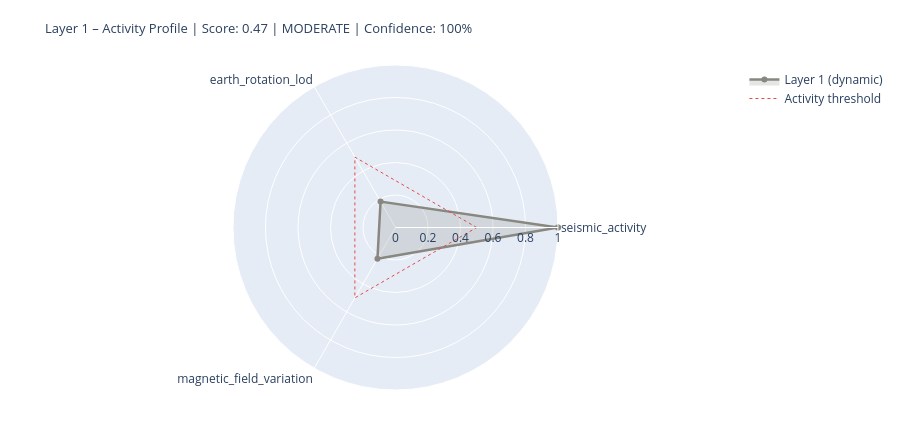

Notebook code for this chart:
### Markdown cell above
---
## 5. State Assessment & Handoff to Layer 2

### Code cell
# ============================================================
# LAYER 1 SCORE
# Three dynamic components only (conductivity = static baseline)
# ============================================================

def norm(v, lo, hi):
    if v is None: return None
    return max(0.0, min(1.0, (v - lo) / (hi - lo)))

# --- Seismic Activity ---
seis_score_val = None
seis_source    = 'missing'
if df_seis is not None and not df_seis.empty:
    n_events = len(df_seis)
    max_mag  = df_seis['mag'].max()
    n_strong = (df_seis['mag'] >= 6.0).sum()
    seis_score_val = norm(n_events * 0.5 + max_mag * 5 + n_strong * 10, 0, 120)
    seis_source = 'primary'

# --- Earth Rotation (LOD anomaly) ---
lod_score_val = None
lod_now       = None
lod_source    = 'missing'
if df_iers is not None and lod_col:
    lod_now       = float(df_iers[lod_col].iloc[-1])
    lod_score_val = norm(abs(lod_now), 0, 3.0)
    lod_source    = 'primary'
elif raw.get('iers_synthetic_lod') is not None:
    lod_now       = raw['iers_synthetic_lod']
    lod_score_val = norm(abs(lod_now), 0, 3.0)
    lod_source    = 'estimated_seasonal'
    print(f'  LOD estimate: {lod_now:+.3f} ms  [estimated_seasonal]')

# --- Magnetic Field Variation (Kp as dynamic proxy) ---
mag_score_val = None
kp_val        = None
mag_source    = 'missing'
if df_geomag is not None and not df_geomag.empty:
    kp_val        = float(df_geomag['kp'].iloc[-1])
    mag_score_val = norm(kp_val, 0, 9)
    mag_source    = 'primary'
elif layer0 and layer0.get('raw_values', {}).get('Kp_index', {}).get('value') is not None:
    kp_val        = layer0['raw_values']['Kp_index']['value']
    mag_score_val = norm(kp_val, 0, 9)
    mag_source    = 'from_layer0'

# --- Conductivity Baseline (static – not in dynamic score) ---
ocean_fraction = 0.71
leitf_baseline = {
    'ocean_surface_fraction': ocean_fraction,
    'ocean_conductivity_Sm':  CONSTANTS['conductivity_ocean_Sm'],
    'role': 'stable_boundary_condition',
}

# --- Assemble (dynamic components only) ---
COMPONENTS = {
    'seismic_activity':        {'score': seis_score_val, 'source': seis_source, 'dynamic': True},
    'earth_rotation_lod':      {'score': lod_score_val,  'source': lod_source,  'dynamic': True},
    'magnetic_field_variation': {'score': mag_score_val,  'source': mag_source,  'dynamic': True},
}

available   = {k: v['score'] for k, v in COMPONENTS.items() if v['score'] is not None}
unavailable = [k for k, v in COMPONENTS.items() if v['score'] is None]
layer1_score = round(sum(available.values()) / len(available), 4) if available else None
confidence   = round(len(available) / len(COMPONENTS), 2)
level = ('unknown'  if layer1_score is None
         else 'calm'     if layer1_score < 0.3
         else 'moderate' if layer1_score < 0.6
         else 'active')

# Console output
W = 64
print('=' * W)
print('LAYER 1 – PLANETARY BODY – STATE ASSESSMENT')
print('=' * W)
for name, comp in COMPONENTS.items():
    s = comp['score']
    if s is not None:
        bar = '█' * int(s * 20) + '░' * (20 - int(s * 20))
        print(f'  {name:<34} {bar}  {s:.2f}  [{comp["source"]}]')
    else:
        print(f'  {name:<34} {"─" * 20}  n/a   [missing]')
print(f'  {"Conductivity (Baseline)":<34} {"─" * 20}  static [boundary_condition]')
print('-' * W)
print(f'  Score (dynamic):  {layer1_score:.3f}  ({len(available)}/{len(COMPONENTS)} components)')
print(f'  Confidence:       {confidence:.0%}')
print(f'  Level:            {level.upper()}')
if layer0:
    print(f'  Layer-0 input:    {layer0["level"].upper()} | Driver: {layer0["dominant_driver"]}')
print('=' * W)

# Radar chart
cats   = list(available.keys())
vals_r = list(available.values())
if len(cats) >= 3:
    fig = go.Figure()
    fig.add_trace(go.Scatterpolar(
        r=vals_r + [vals_r[0]], theta=cats + [cats[0]],
        fill='toself', fillcolor='rgba(136,135,128,0.22)',
        line=dict(color='#888780', width=2.5), name='Layer 1 (dynamic)'
    ))
    fig.add_trace(go.Scatterpolar(
        r=[0.5] * (len(cats)+1), theta=cats + [cats[0]],
        line=dict(color='#E24B4A', dash='dot', width=1),
        mode='lines', name='Activity threshold'
    ))
    fig.update_layout(
        title=dict(
            text=f'Layer 1 – Activity Profile | Score: {layer1_score:.2f} | {level.upper()} | Confidence: {confidence:.0%}',
            font=dict(size=13)),
        polar=dict(radialaxis=dict(visible=True, range=[0, 1])),
        height=430, showlegend=True,
        margin=dict(l=60, r=60, t=65, b=40)
    )
    fig.show()

### Figure 1 — Plotly figure (JSON) as saved in the notebook; plotly's stock layout.template omitted (floating-point values rounded to 4 significant figures)
{"data": [{"fill": "toself", "fillcolor": "rgba(136,135,128,0.22)", "line": {"color": "#888780", "width": 2.5}, "name": "Layer 1 (dynamic)", "r": [1.0, 0.1839, 0.2222, 1.0], "theta": ["seismic_activity", "earth_rotation_lod", "magnetic_field_variation", "seismic_activity"], "type": "scatterpolar"}, {"line": {"color": "#E24B4A", "dash": "dot", "width": 1}, "mode": "lines", "name": "Activity threshold", "r": [0.5, 0.5, 0.5, 0.5], "theta": ["seismic_activity", "earth_rotation_lod", "magnetic_field_variation", "seismic_activity"], "type": "scatterpolar"}], "layout": {"height": 430, "margin": {"b": 40, "l": 60, "r": 60, "t": 65}, "polar": {"radialaxis": {"range": [0, 1], "visible": true}}, "showlegend": true, "title": {"font": {"size": 13}, "text": "Layer 1 – Activity Profile | Score: 0.47 | MODERATE | Confidence: 100%"}}}
